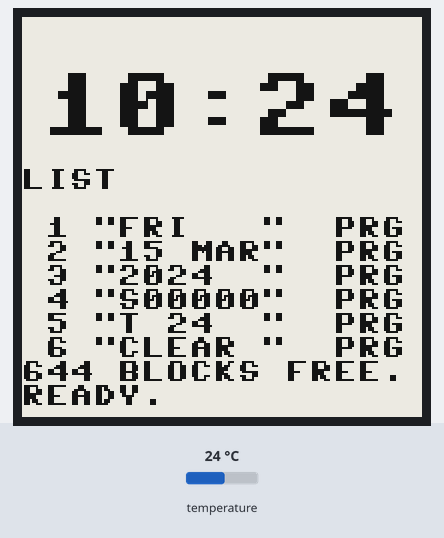
Recording of a sketch running on a simulated ESP32. Shown: 200×200 one-colour display. The inputs (shaded band) are chosen by the test bench; at power-on: temperature 24 °C. The local clock reads 2024-03-15 10:24:30 at power-on unless the sketch sets it.

Above: at 2.3 s.
At 30.8 s:
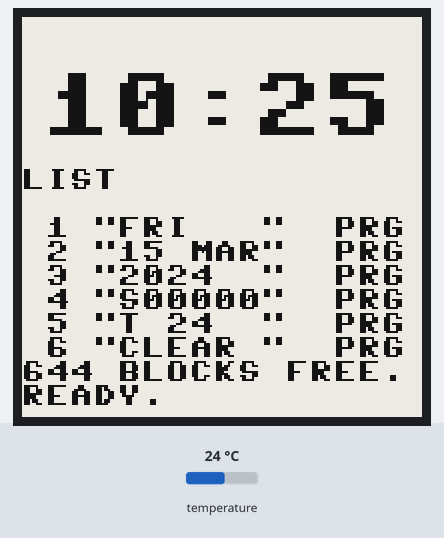
At 91.3 s:
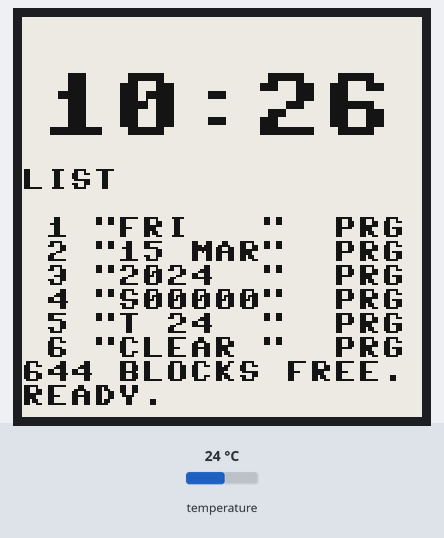

The sketch:

W64WatchFace.ino
```cpp
//
// Settings:
// ESP32 Dev Module
// Minimal SPIFFS

#include "src/W64WatchFace.h"

W64WatchFace watchy;

void setup()
{
  watchy.init();
}

void loop() {}
```

W64WatchFace.cpp
```cpp
#include "W64WatchFace.h"

#define DARKMODE false

void W64WatchFace::drawWatchFace()
{
    display.fillScreen(DARKMODE ? GxEPD_BLACK : GxEPD_WHITE);
    display.setTextColor(DARKMODE ? GxEPD_WHITE : GxEPD_BLACK);
    drawTime();
    drawDate();
}

void W64WatchFace::drawTime()
{
    display.setFont(&C64_Pro_Mono_STYLE18pt7b);
    display.setCursor(10, 53 + 5);

    display.printf("%02i:%02i", currentTime.Hour, currentTime.Minute);
}

void W64WatchFace::drawDate()
{
    weatherData currentWeather = getWeatherData();
    int8_t temperature = currentWeather.temperature;

    display.setFont(&C64_Pro_Mono_STYLE6pt7b);
    display.setCursor(0, 85);

    display.print("LIST\n");
    display.print("\n");
    display.printf(" 1 \"%s   \"  PRG\n", strupr(dayShortStr(currentTime.Wday)));
    display.printf(" 2 \"%02i %s\"  PRG\n", currentTime.Day, strupr(monthShortStr(currentTime.Month)));
    display.printf(" 3 \"%i  \"  PRG\n", currentTime.Year + YEAR_OFFSET);
    display.printf(" 4 \"S%05i\"  PRG\n", sensor.getCounter());
    display.printf(" 5 \"T%s%02i  \"  PRG\n", (temperature < 0 ? "-" : " "), (uint8_t)abs(temperature));

    if (currentWeather.weatherConditionCode > 801)
    {
        display.print(" 6 \"CLOUDY\"  PRG\n");
    }
    else if (currentWeather.weatherConditionCode == 801)
    {
        display.print(" 6 \"FCLOUD\"  PRG\n");
    }
    else if (currentWeather.weatherConditionCode == 800)
    {
        display.print(" 6 \"CLEAR \"  PRG\n");
    }
    else if (currentWeather.weatherConditionCode >= 700)
    {
        display.print(" 6 \"CLOUDY\"  PRG\n");
    }
    else if (currentWeather.weatherConditionCode >= 600)
    {
        display.print(" 6 \"SNOW  \"  PRG\n");
    }
    else if (currentWeather.weatherConditionCode >= 500)
    {
        display.print(" 6 \"RAIN  \"  PRG\n");
    }
    else if (currentWeather.weatherConditionCode >= 300)
    {
        display.print(" 6 \"RAIN  \"  PRG\n");
    }
    else if (currentWeather.weatherConditionCode >= 200)
    {
        display.print(" 6 \"THUNDE\"  PRG\n");
    }

    display.print("644 BLOCKS FREE.\n");
    display.print("READY.\n");
}
```

W64WatchFace.h
```cpp
#ifndef __WATCHY_WATCHFACE_H__
#define __WATCHY_WATCHFACE_H__

#include <Watchy.h>
#include "C64_Pro_Mono_STYLE18pt7b.h"
#include "C64_Pro_Mono_STYLE6pt7b.h"
#include "icons.h"

class W64WatchFace : public Watchy
{
public:
    void drawWatchFace();
    void drawTime();
    void drawDate();
};

#endif
```

Source omitted: _STYLE18pt7b.h (data table, 54503 bytes), o_STYLE6pt7b.h (data table, 10882 bytes), icons.h (data table, 1803 bytes)

Measured:
- what the display in image 0 shows lasts 28.5 s, from 2.3 s to 30.8 s
- what the display in image 1 shows lasts 60.5 s, from 30.8 s to 91.3 s
